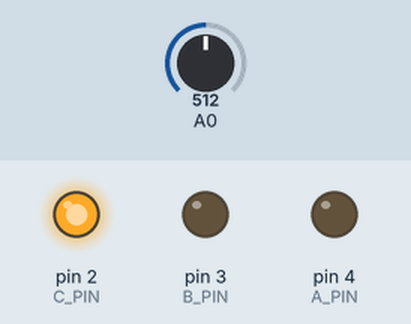
Recording of a sketch running on a simulated Arduino Uno, built with avr-gcc and run on an emulated ATmega328P. On the bench: output pins drawn as LEDs (lit = HIGH). The test bench sets the inputs (shaded band); at power-on: A0 = 512. What the sketch prints to the serial monitor is not drawn.

Above: at 0.1 s.
Timing chart, 0 to 1.6 s (numbered marks = the images above):
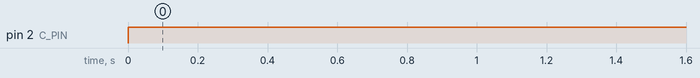

Measured:
- by itself, pin 2 (C_PIN): LOW → HIGH at 0.00 s

The sketch:

5MUX_demo.ino
```cpp
//

#define A_PIN 4
#define B_PIN 3
#define C_PIN 2


void setup()
{
pinMode(A_PIN,OUTPUT);
pinMode(B_PIN,OUTPUT);
pinMode(C_PIN,OUTPUT);

Serial.begin(9600);
}

void loop()
{

digitalWrite(A_PIN,0);
digitalWrite(B_PIN,0);
digitalWrite(C_PIN,0);
int first_value = analogRead(A0);

digitalWrite(A_PIN,0);
digitalWrite(B_PIN,0);
digitalWrite(C_PIN,1);
int second_value = analogRead(A0);

Serial.print(first_value);
Serial.print(',');
Serial.println(second_value);
delay(100);

}
```
